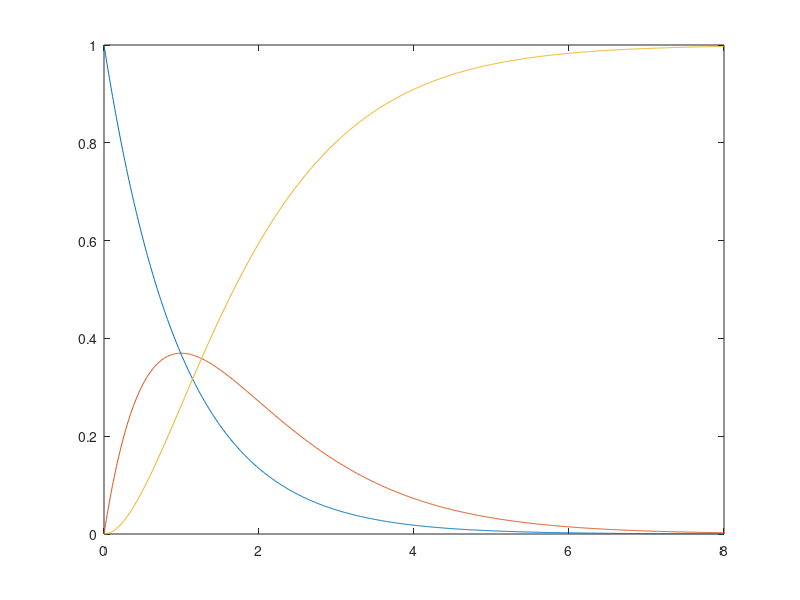

Here is the MATLAB script that generated this plot:
function abcreactormatlab_iterate
%simple model

%A-k1->B
%B-k2->C

%dA/dt=-k1*A
%dB/dt=k1*A-k2*B
%dC/dt=k2*B

%reaction rates
k1=1;      k2=1;
%intial concentrations
A=1;  B=0;   C=0;


dt=0.01;
t=0;
t_plot=t;

for i=1:800
    t=t+dt;
    t_plot=[t_plot t];
    dAdt=-k1*A(i);
    dBdt=k1*A(i)-k2*B(i);
    dCdt=k2*B(i);
    
    A=[A A(i)+dAdt*dt];
    B=[B B(i)+dBdt*dt];
    C=[C C(i)+dCdt*dt];
end


% plot the results
 figure

plot(t_plot, A)
hold on;
plot(t_plot, B)
hold on;
plot(t_plot, C)

end

